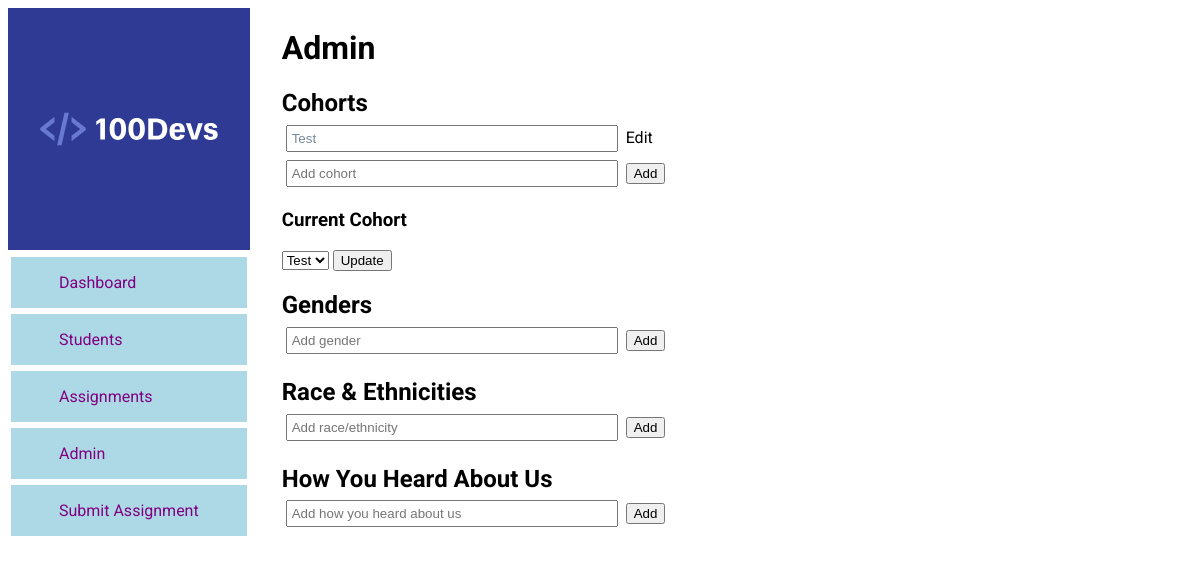
The page /100devs/admin/ on the database as committed earlier.
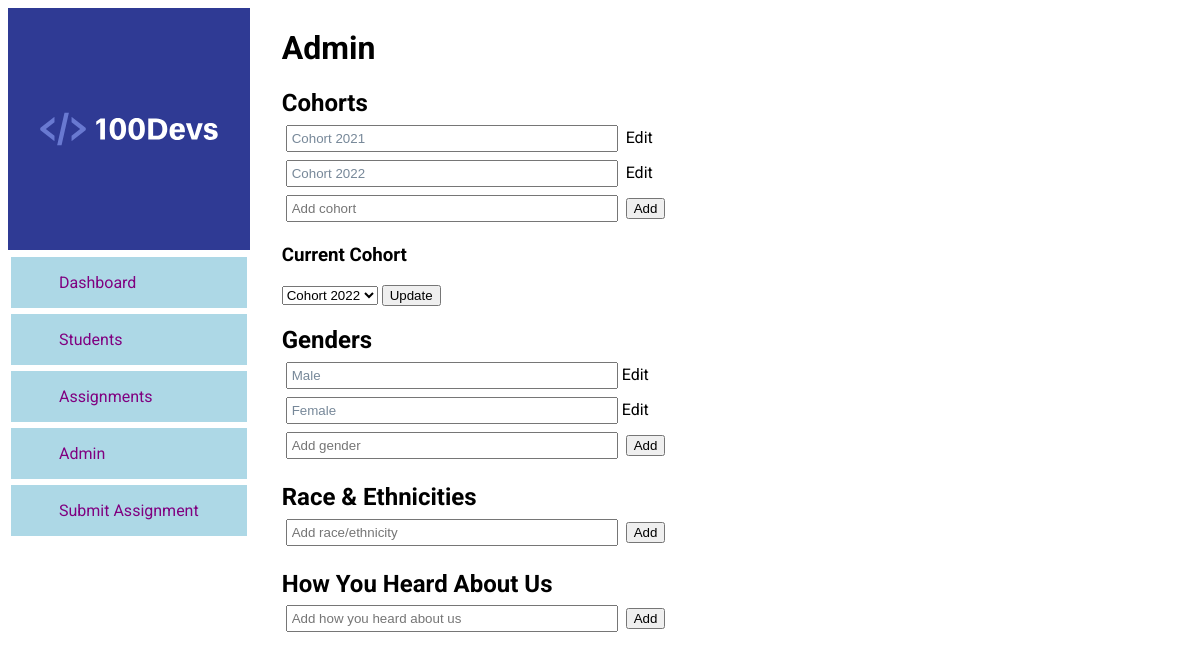
The same page on the database as committed later.
### main/models.py (models this page shows, shortened)
class Cohort(models.Model):
    name = models.CharField(max_length=300)

class General(models.Model):
    current_cohort = models.ForeignKey(Cohort, on_delete=models.SET_NULL, blank=True, null=True)

class Gender(models.Model):
    name = models.CharField(max_length=300)

### main/views.py (the view)
# urls.py: path('admin/', admin.site.urls),
def admin(request):
    cohorts = Cohort.objects.all()
    genders = Gender.objects.all()
    race_ethnicity = RaceEthnicity.objects.all()
    hear_about_us = HearAboutUs.objects.all()
    general = General.objects.get(id=1)
    context = {
        "cohorts": cohorts,
        "genders": genders,
        "race_ethnicity": race_ethnicity,
        "hear_about_us": hear_about_us,
        "general": general
    }
    return render(request, 'admin.html', context)

### main/templates/admin.html (shortened to what this page needs)
{% extends 'main.html' %}
{% load static %}
{% block content %}
<h1>Admin</h1>
<section class="adminCategory">
    <h2>Cohorts</h2>
    <ul>
        {% for cohort in cohorts %}
            <li id="cohort-{{ cohort.id }}">
                <input type="text" value="{{cohort.name}}" class="editInput" readonly>
                <span class="adminEdit">Edit</span><span class="adminSave hide">Save</span>
            </li>
        {% endfor %}
        <div>
            <form action="/100devs/admin/create-cohort/" method="POST">
                <input type="text" id="new_cohort" name="name" class="new_input" placeholder="Add cohort">
                <button>Add</button>
            </form>
        </div>
    </ul>
    <h3>Current Cohort</h3>
    <form action="/100devs/admin/current-cohort/" method="POST">
        <select name="current_cohort">
            {% for cohort in cohorts %}
            <option value="{{cohort.id}}" {% if cohort.id == general.current_cohort.id %} selected {% endif %}>{{cohort.name}}</option>
            {% endfor %}
        </select>
        <button>Update</button>
    </form>
</section>
<section class="adminCategory">
    <h2>Genders</h2>
    <ul>
        {% for gender in genders %}
        <li id="gender-{{ gender.id }}"><input type="text" value="{{gender.name}}" class="editInput" readonly><span class="adminEdit">Edit</span><span class="adminSave hide">Save</span></li>
        {% endfor %}
        <div>
            <form action="/100devs/admin/create-gender/" method="POST">
                <input type="text" id="new_gender" name="name" class="new_input" placeholder="Add gender">
                <button>Add</button>
            </form>
        </div>
    </ul>
</section>
<section class="adminCategory">
    <h2>Race & Ethnicities</h2>
    <ul>
        <div>
            <form action="/100devs/admin/create-race/" method="POST">
                <input type="text" id="new_race_eth" name="name" class="new_input" placeholder="Add race/ethnicity">
                <button>Add</button>
            </form>
        </div>
    </ul>
</section>
<section class="adminCategory">
    <h2>How You Heard About Us</h2>
    <ul>
        <div>
            <form action="/100devs/admin/create-heard/" method="POST">
                <input type="text" id="new_heard" name="name" class="new_input" placeholder="Add how you heard about us">
                <button>Add</button>
            </form>
        </div>
    </ul>
</section>
{% endblock content %}

Rows that differ between the two databases and show on the page:
changed Cohort: name "Test" → "Cohort 2021"
added Cohort: name "Cohort 2022"
changed General: current_cohort "Test" → "Cohort 2022"
added Gender: name "Male"
added Gender: name "Female"
